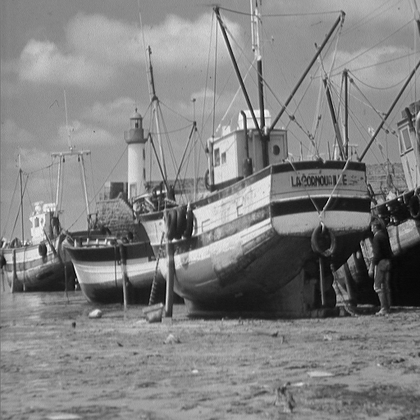
#> input picture boat.512.tiff, 420 x 420 px, shrunk from 512 x 512 before the run
$ python imageProcessing.py
#> lines starting #> are read from the running program, lines starting #| are printed output that depends on the picture
#Mohit Tamang 1001552822
import numpy as np
import matplotlib.pyplot as plt
import matplotlib.image as mpimg
from scipy import ndimage

#processes the given image through a lowpass & a highpass filter
def image_processing(image_filename):
#> called with image_filename = 'boat.512.tiff'
    img = mpimg.imread(image_filename) #reads image into img array
#> img is the input picture: shape (420, 420); min 0, max 255, mean 129.7
    #original image
    plt.imshow(img,cmap='gray')
    plt.title("original image of %s"% (image_filename,))
    plt.show()

    #LOW_PASS_FILTER
    lowpass_filter = np.full(10,0.1) # lowpass filter of 10 point moving average
    mylist = []

    #passing the image through low-pass filter
    for row in img:
        y = np.convolve(row,lowpass_filter)#applying filter to each row of original image
        mylist.append(y)
#> after the loop, mylist = 420 items

    plt.imshow(mylist,cmap='gray')
    plt.title("blurred image of %s"% (image_filename,))
    plt.show()

    #HIGH_PASS_FILTER
    highpass_filter = np.array([1,-1]) # highpass filter
    new_list = []
    #passing the image through highpass filter
    for row in img:
        x = np.convolve(row,highpass_filter)#applying filter to each row of original image
        new_list.append(x)
#> after the loop, new_list = 420 items

    plt.imshow(new_list,cmap='gray')
    plt.title("edge detected image of %s"% (image_filename,))
    plt.show()

image_processing('boat.512.tiff')
image_processing('clock-5.1.12.tiff')
#> call 2 of image_processing, with image_filename = 'clock-5.1.12.tiff'
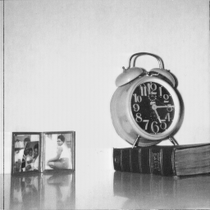
#> input picture clock-5.1.12.tiff, 210 x 210 px, shrunk from 256 x 256 before the run
#> in image_processing, img is the input picture: shape (210, 210); min 26, max 246, mean 186
#> after the loop in image_processing (call 2), `for row in img:`: mylist = 210 items
image_processing('man-5.3.01.tiff')
#> call 3 of image_processing, with image_filename = 'man-5.3.01.tiff'
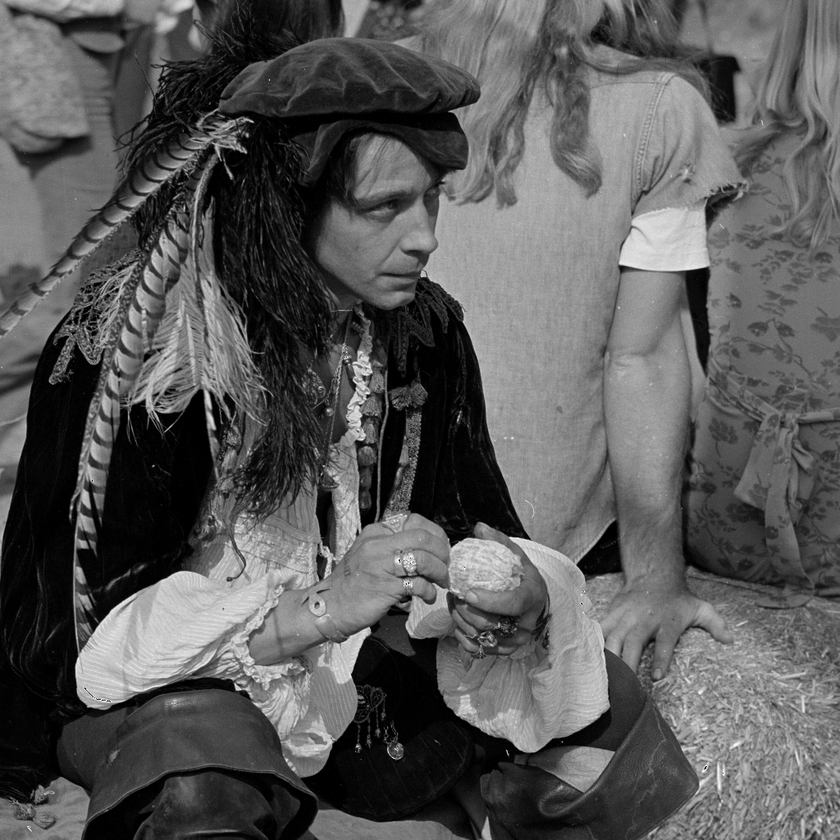
#> input picture man-5.3.01.tiff, 840 x 840 px, shrunk from 1024 x 1024 before the run
#> in image_processing, img is the input picture: shape (840, 840); min 0, max 255, mean 89
#> after the loop in image_processing (call 3), `for row in img:`: mylist = 840 items
#> in image_processing (call 3), `plt.show()`:
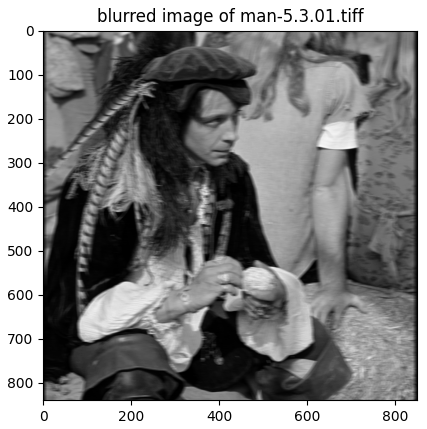
#> figure drawn by matplotlib, 1 panel
image_processing('tank-7.1.07.tiff')
#> call 4 of image_processing, with image_filename = 'tank-7.1.07.tiff'
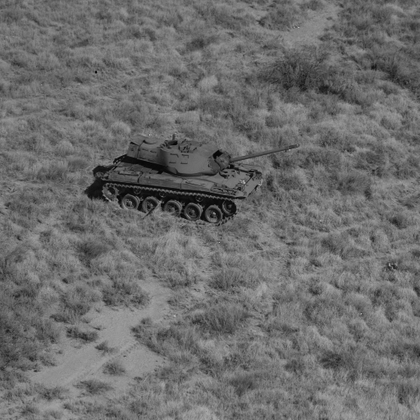
#> input picture tank-7.1.07.tiff, 420 x 420 px, shrunk from 512 x 512 before the run
#> in image_processing, img is the input picture: shape (420, 420); min 3, max 184, mean 108.2
#> after the loop in image_processing (call 4), `for row in img:`: mylist = 420 items
#> in image_processing (call 4), `plt.show()`:
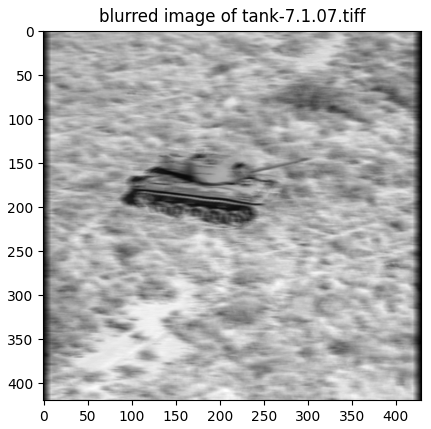
#> figure drawn by matplotlib, 1 panel


#Removing noises from darinGrayNoise.jpg
noisyimage = mpimg.imread('darinGrayNoise.jpg')
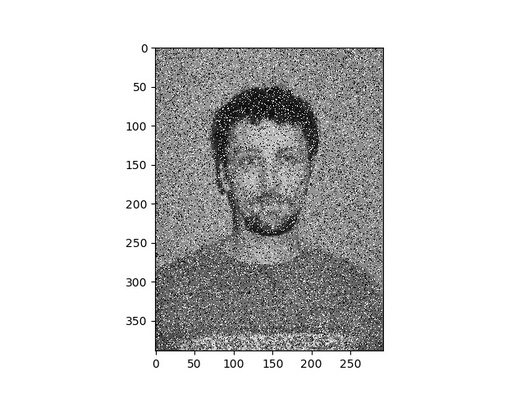
#> input picture darinGrayNoise.jpg, 525 x 394 px, shrunk from 640 x 480 before the run
#> noisyimage is the input picture: shape (394, 525); min 0, max 255, mean 209.6
plt.imshow(noisyimage,cmap='gray')
plt.title('Noisy image of professor Brezeale')
plt.show()
lowpass_filter = np.full(10,0.1) # lowpass filter of 10 point moving average
highpass_filter = np.array([1,-1]) # highpass filter
new_img_data = []


#applying scipy's ndimage.median_filter on the noisyimage
new_image = ndimage.median_filter(noisyimage,5)
plt.imshow(new_image,cmap='gray')
plt.title('Professor Brezeale after applying median filter')
plt.show()

#applying high-pass filter on the original image
for row in new_image:
    z = np.convolve(row,highpass_filter)
    new_img_data.append(z)
#> after the loop, new_img_data = 394 items

plt.imshow(new_img_data,cmap='gray')
plt.title('Professor Brezeale after applying highpass filter')
plt.show()

#applying scipy's ndimage.median_filter on the noisyimage
new_image = ndimage.median_filter(new_img_data,5)
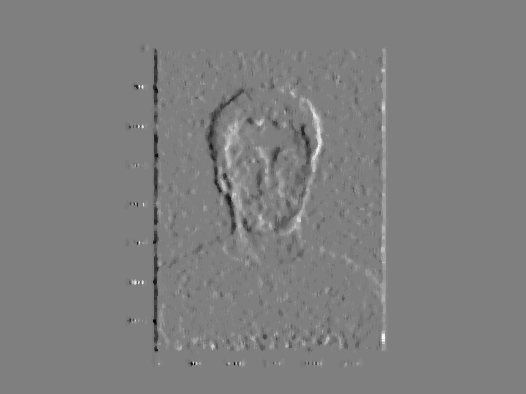
#> new_image: shape (394, 526) int64; min -24, max 24, mean 0; drawn with min black and max white
plt.imshow(new_image,cmap='gray')
plt.title('Professor Brezeale after applying median filter')
plt.show()
